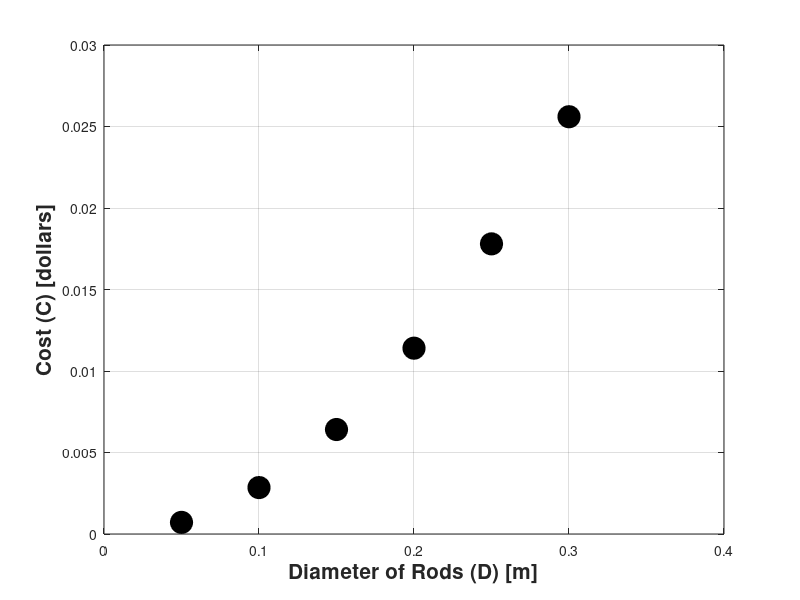

Recreate this plot in MATLAB.
%ENGR 1250-001 Levi Amaya 08/06/2020
clc
clear
close all

Materials = {'Aluminum','Steel','Titanium';
                        2.8,    8.0,    4.62;%SG
                        6.968,2.685,7.024};%[$/kg]
                    
SG_water = 1000;%kg/m^3
                    
Diam = input('Enter the diameter of desired rod [in] : ');%in

L = input('Enter the length of desired rod [in] : ');%in

MC = menu('Enter the material you wish to have',Materials{1,:});

Diam_meters = Diam*(2.54/1)*(1/100);%m

L_meters=L*(2.54/1)*(1/100);%m

V =pi*(Diam_meters/2)^2*L_meters ;%[m^3]

rho_material = Materials{2,MC}*SG_water;%kg/m^3

Mass = V*rho_material;%kg

Cost = Mass*Materials{3,MC};

FName = input('Enter the user''s first name: ','s');

fprintf('\n%s chose a rod with diameter of %0.1f\ninches and a length of %0.1f inches made of\n%s. This will result in a total mass\nof %0.3f kg. The cost will be %0.2f.\n',FName,Diam,L,Materials{1,MC},Mass,Cost);

Vrod=[0.05,         0.1,         0.15,      0.2,       0.25,     0.3;%diamteter
           0.000713,0.00285,0.00641,0.0114,0.0178,0.0256];%cost
       
 figure('color','w');
 
 plot(Vrod(1,:),Vrod(2,:),'k o','MarkerSize',16,'MarkerFaceColor','k');
 
 grid on;
 
 axis([0 0.4 0 0.03]);
 
 xlabel('Diameter of Rods (D) [m]','FontSize',15,'FontWeight','bold');
 
 ylabel('Cost (C) [dollars]','FontSize',15,'FontWeight','bold');